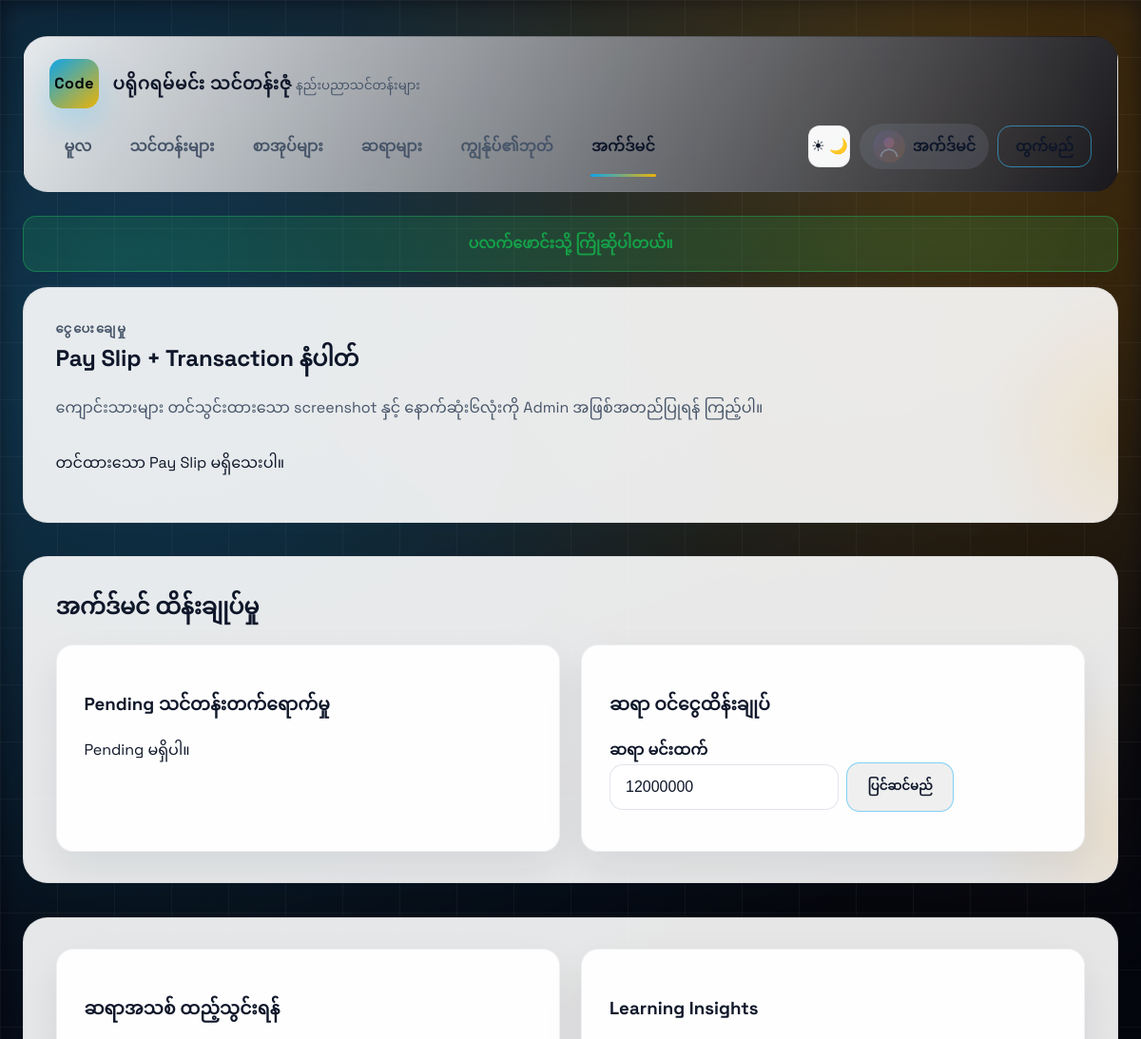
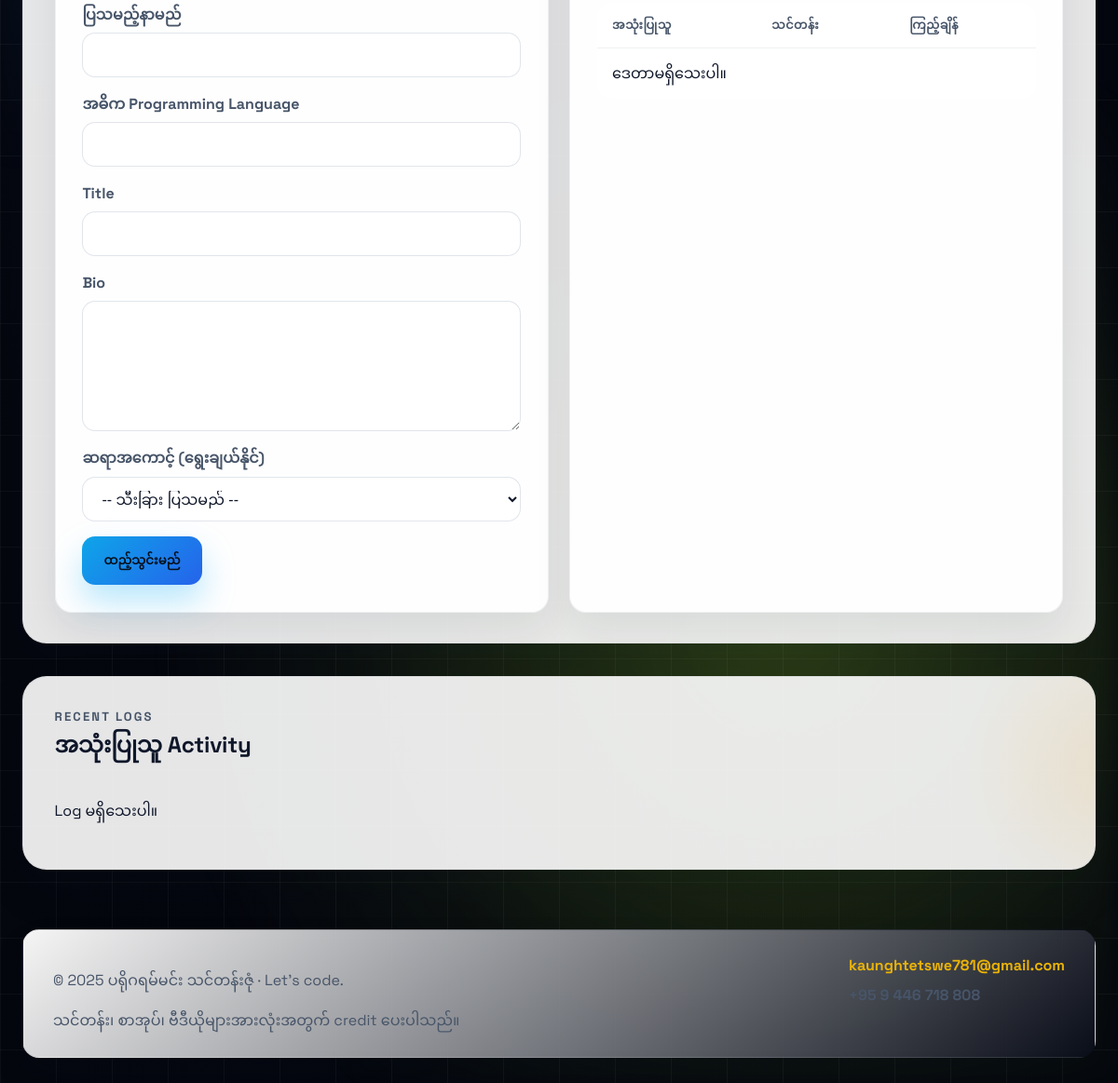
/admin.php (signed in), run on the app's committed database (2 pictures, top to bottom).
### tables this page shows
CREATE TABLE IF NOT EXISTS users (
    id INT AUTO_INCREMENT PRIMARY KEY,
    name VARCHAR(120) NOT NULL,
    email VARCHAR(160) NOT NULL UNIQUE,
    password_hash VARCHAR(255) NOT NULL,
    avatar_path VARCHAR(255) DEFAULT NULL,
    role ENUM('student', 'instructor', 'admin') NOT NULL DEFAULT 'student',
    created_at TIMESTAMP DEFAULT CURRENT_TIMESTAMP
);

CREATE TABLE IF NOT EXISTS instructors (
    id INT AUTO_INCREMENT PRIMARY KEY,
    user_id INT NULL,
    display_name VARCHAR(150) NOT NULL,
    primary_language VARCHAR(80) NOT NULL,
    title VARCHAR(160),
    bio TEXT,
    annual_income INT DEFAULT 0,
    photo_url VARCHAR(255),
    created_at TIMESTAMP DEFAULT CURRENT_TIMESTAMP,
    FOREIGN KEY (user_id) REFERENCES users(id) ON DELETE SET NULL
);

### includes/functions.php (called while the page is built, shortened)
<?php
function current_user(PDO $pdo): ?array
{
    static $cachedUser = null;
    if ($cachedUser && $cachedUser['id'] === $_SESSION['user_id']) {
        return $cachedUser;
    }
    $stmt = $pdo->prepare('SELECT * FROM users WHERE id = ? LIMIT 1');
    $stmt->execute([$_SESSION['user_id']]);
    $cachedUser = $stmt->fetch() ?: null;
    return $cachedUser;
}
function require_login(PDO $pdo): array
{
    $user = current_user($pdo);
    return $user;
}
function is_admin(PDO $pdo): bool
{
    $user = current_user($pdo);
    return $user && $user['role'] === 'admin';
}
function avatar_url(?array $user): string
{
    return 'assets/images/avatar-placeholder.svg';
}
function h(string $text): string
{
    return htmlspecialchars($text, ENT_QUOTES, 'UTF-8');
}
function get_flash(string $key): ?string
{
    if (!empty($_SESSION['flash'][$key])) {
        $message = $_SESSION['flash'][$key];
        return $message;
    }
    return null;
}

### admin.php (the view, shortened to what this page needs)
<?php
require __DIR__ . '/includes/functions.php';
$user = require_login($pdo);
require __DIR__ . '/partials/header.php';
$pendingStmt = $pdo->query('
    SELECT e.*,
           u.name,
           u.email,
           u.avatar_path,
           c.title,
           ep.account_channel,
           ep.account_name,
           ep.account_number,
           ep.transaction_last6,
           ep.slip_path
    FROM enrollments e
    JOIN users u ON e.user_id = u.id
    JOIN courses c ON e.course_id = c.id
    LEFT JOIN enrollment_payments ep ON ep.enrollment_id = e.id
    WHERE e.status = "pending"
    ORDER BY e.created_at ASC
');
$pendingEnrollments = $pendingStmt->fetchAll();
$paymentSubmissions = [];
try {
    $paymentStmt = $pdo->query('
        SELECT ep.*, e.status AS enrollment_status, u.name, u.email, u.avatar_path, c.title
        FROM enrollment_payments ep
        JOIN enrollments e ON ep.enrollment_id = e.id
        JOIN users u ON e.user_id = u.id
        JOIN courses c ON e.course_id = c.id
        WHERE e.status = "pending"
        ORDER BY ep.created_at DESC
    ');
    $paymentSubmissions = $paymentStmt->fetchAll();
} catch (PDOException $e) {
    $paymentSubmissions = [];
}
$instructorsStmt = $pdo->query('SELECT * FROM instructors ORDER BY display_name');
$instructors = $instructorsStmt->fetchAll();
$insightStmt = $pdo->query('
    SELECT u.name,
           c.title,
           SUM(lv.views) AS total_views
    FROM lesson_views lv
    JOIN users u   ON lv.user_id = u.id
    JOIN lessons l ON lv.lesson_id = l.id
    JOIN courses c ON l.course_id = c.id
    GROUP BY u.id, c.id
    ORDER BY total_views DESC
    LIMIT 5
');
$insights = $insightStmt->fetchAll();
$logsStmt = $pdo->query('
    SELECT al.*, u.name
    FROM activity_logs al
    LEFT JOIN users u ON al.user_id = u.id
    ORDER BY al.created_at DESC
    LIMIT 12
');
$activityLogs = $logsStmt->fetchAll();
?>
<section class="section">
    <div class="section-header">
        <div>
            <div class="eyebrow">ငွေပေးချေမှု</div>
            <h2>Pay Slip + Transaction နံပါတ်</h2>
            <p class="muted-text">ကျောင်းသားများ တင်သွင်းထားသော screenshot နှင့် နောက်ဆုံး၆လုံးကို Admin အဖြစ်အတည်ပြုရန် ကြည့်ပါ။</p>
        </div>
    </div>
    <?php if (!$paymentSubmissions): ?>
        <p>တင်ထားသော Pay Slip မရှိသေးပါ။</p>
    <?php endif; ?>
</section>
<section class="section">
    <h1>အက်ဒ်မင် ထိန်းချုပ်မှု</h1>
    <div class="two-column">
        <div class="box">
            <h3>Pending သင်တန်းတက်ရောက်မှု</h3>
            <?php if (!$pendingEnrollments): ?>
                <p>Pending မရှိပါ။</p>
            <?php endif; ?>
        </div>
        <div class="box">
            <h3>ဆရာ ဝင်ငွေထိန်းချုပ်</h3>
            <?php foreach ($instructors as $instructor): ?>
                <form method="post" style="margin-bottom:0.8rem;">
                    <strong><?= h($instructor['display_name']); ?></strong>
                    <div style="display:flex; gap:0.5rem; align-items:center; flex-wrap:wrap;">
                        <input type="number" name="income" min="0" value="<?= h($instructor['annual_income']); ?>">
                        <button class="btn-ghost" type="submit">ပြင်ဆင်မည်</button>
                    </div>
                </form>
            <?php endforeach; ?>
        </div>
    </div>
</section>
<section class="section">
    <div class="two-column">
        <div class="box">
            <h3>ဆရာအသစ် ထည့်သွင်းရန်</h3>
            <form method="post">
                <div class="form-group">
                    <label>ပြသမည့်နာမည်</label>
                    <input type="text" name="display_name" required>
                </div>
                <div class="form-group">
                    <label>အဓိက Programming Language</label>
                    <input type="text" name="primary_language" required>
                </div>
                <div class="form-group">
                    <label>Title</label>
                    <input type="text" name="title">
                </div>
                <div class="form-group">
                    <label>Bio</label>
                    <textarea name="bio" rows="3"></textarea>
                </div>
                <div class="form-group">
                    <label>ဆရာအကောင့် (ရွေးချယ်နိုင်)</label>
                    <select name="user_id">
                        <option value="0">-- သီးခြား ပြသမည် --</option>
                    </select>
                </div>
                <button class="btn" type="submit">ထည့်သွင်းမည်</button>
            </form>
        </div>
        <div class="box">
            <h3>Learning Insights</h3>
            <table>
                <thead>
                <tr>
                    <th>အသုံးပြုသူ</th>
                    <th>သင်တန်း</th>
                    <th>ကြည့်ချိန်</th>
                </tr>
                </thead>
                <tbody>
                <?php if (!$insights): ?>
                    <tr><td colspan="3">ဒေတာမရှိသေးပါ။</td></tr>
                <?php endif; ?>
                </tbody>
            </table>
        </div>
    </div>
</section>
<section class="section">
    <div class="eyebrow">Recent Logs</div>
    <h2>အသုံးပြုသူ Activity</h2>
    <div class="cards">
        <?php if (!$activityLogs): ?>
            <p>Log မရှိသေးပါ။</p>
        <?php endif; ?>
    </div>
</section>
<?php require __DIR__ . '/partials/footer.php'; ?>

### partials/header.php (shortened to what this page needs)
<?php
require_once __DIR__ . '/../includes/functions.php';
$currentUser = current_user($pdo);
$flashSuccess = get_flash('success');
?>
<!DOCTYPE html>
<html lang="my">
<head>
    <link rel="stylesheet" href="assets/css/style.css?v=3">
</head>
<body data-theme="dark">
<div class="site-shell">
    <header class="site-header">
        <a class="brand" href="index.php">
            <span class="brand-badge">Code</span>
            <div class="brand-meta">
                <strong><?= APP_TITLE; ?></strong>
                <small>နည်းပညာသင်တန်းများ</small>
            </div>
        </a>
        <nav class="main-nav">
            <div class="nav-links">
                <a href="index.php"<?= basename($_SERVER['PHP_SELF']) === 'index.php' ? ' class="active"' : ''; ?>>မူလ</a>
                <a href="courses.php"<?= basename($_SERVER['PHP_SELF']) === 'courses.php' ? ' class="active"' : ''; ?>>သင်တန်းများ</a>
                <a href="books.php"<?= basename($_SERVER['PHP_SELF']) === 'books.php' ? ' class="active"' : ''; ?>>စာအုပ်များ</a>
                <a href="instructors.php"<?= basename($_SERVER['PHP_SELF']) === 'instructors.php' ? ' class="active"' : ''; ?>>ဆရာများ</a>
                <?php if ($currentUser): ?>
                    <a href="dashboard.php"<?= basename($_SERVER['PHP_SELF']) === 'dashboard.php' ? ' class="active"' : ''; ?>>ကျွန်ုပ်၏ဘုတ်</a>
                    <?php if (is_admin($pdo)): ?>
                        <a href="admin.php"<?= basename($_SERVER['PHP_SELF']) === 'admin.php' ? ' class="active"' : ''; ?>>အက်ဒ်မင်</a>
                    <?php endif; ?>
                <?php endif; ?>
            </div>
            <div class="nav-actions">
                <button class="theme-toggle" type="button" id="themeToggle" aria-label="Toggle theme">
                    <span class="sun">☀</span><span class="moon">🌙</span>
                </button>
                <?php if ($currentUser): ?>
                    <a class="avatar-chip" href="dashboard.php">
                        <img src="<?= avatar_url($currentUser); ?>" alt="<?= h($currentUser['name']); ?>">
                        <span><?= h($currentUser['name']); ?></span>
                    </a>
                    <a href="logout.php" class="btn-ghost btn-small">ထွက်မည်</a>
                <?php else: ?>
                    <a href="register.php" class="btn btn-small">စာရင်းသွင်း</a>
                    <a href="login.php" class="btn-ghost btn-small">လော့ဂ်အင်</a>
                <?php endif; ?>
            </div>
        </nav>
    </header>
    <?php if ($flashSuccess): ?>
        <div class="flash flash-success"><?= h($flashSuccess); ?></div>
    <?php endif; ?>
    <main class="site-main">

### data on the page
users: name "အက်ဒ်မင်"
instructors: display_name "ဆရာ မင်းထက်", income "12000000"

### other printed values
APP_TITLE "ပရိုဂရမ်မင်း သင်တန်းဇုံ"
$flashSuccess "ပလက်ဖောင်းသို့ ကြိုဆိုပါတယ်။"
